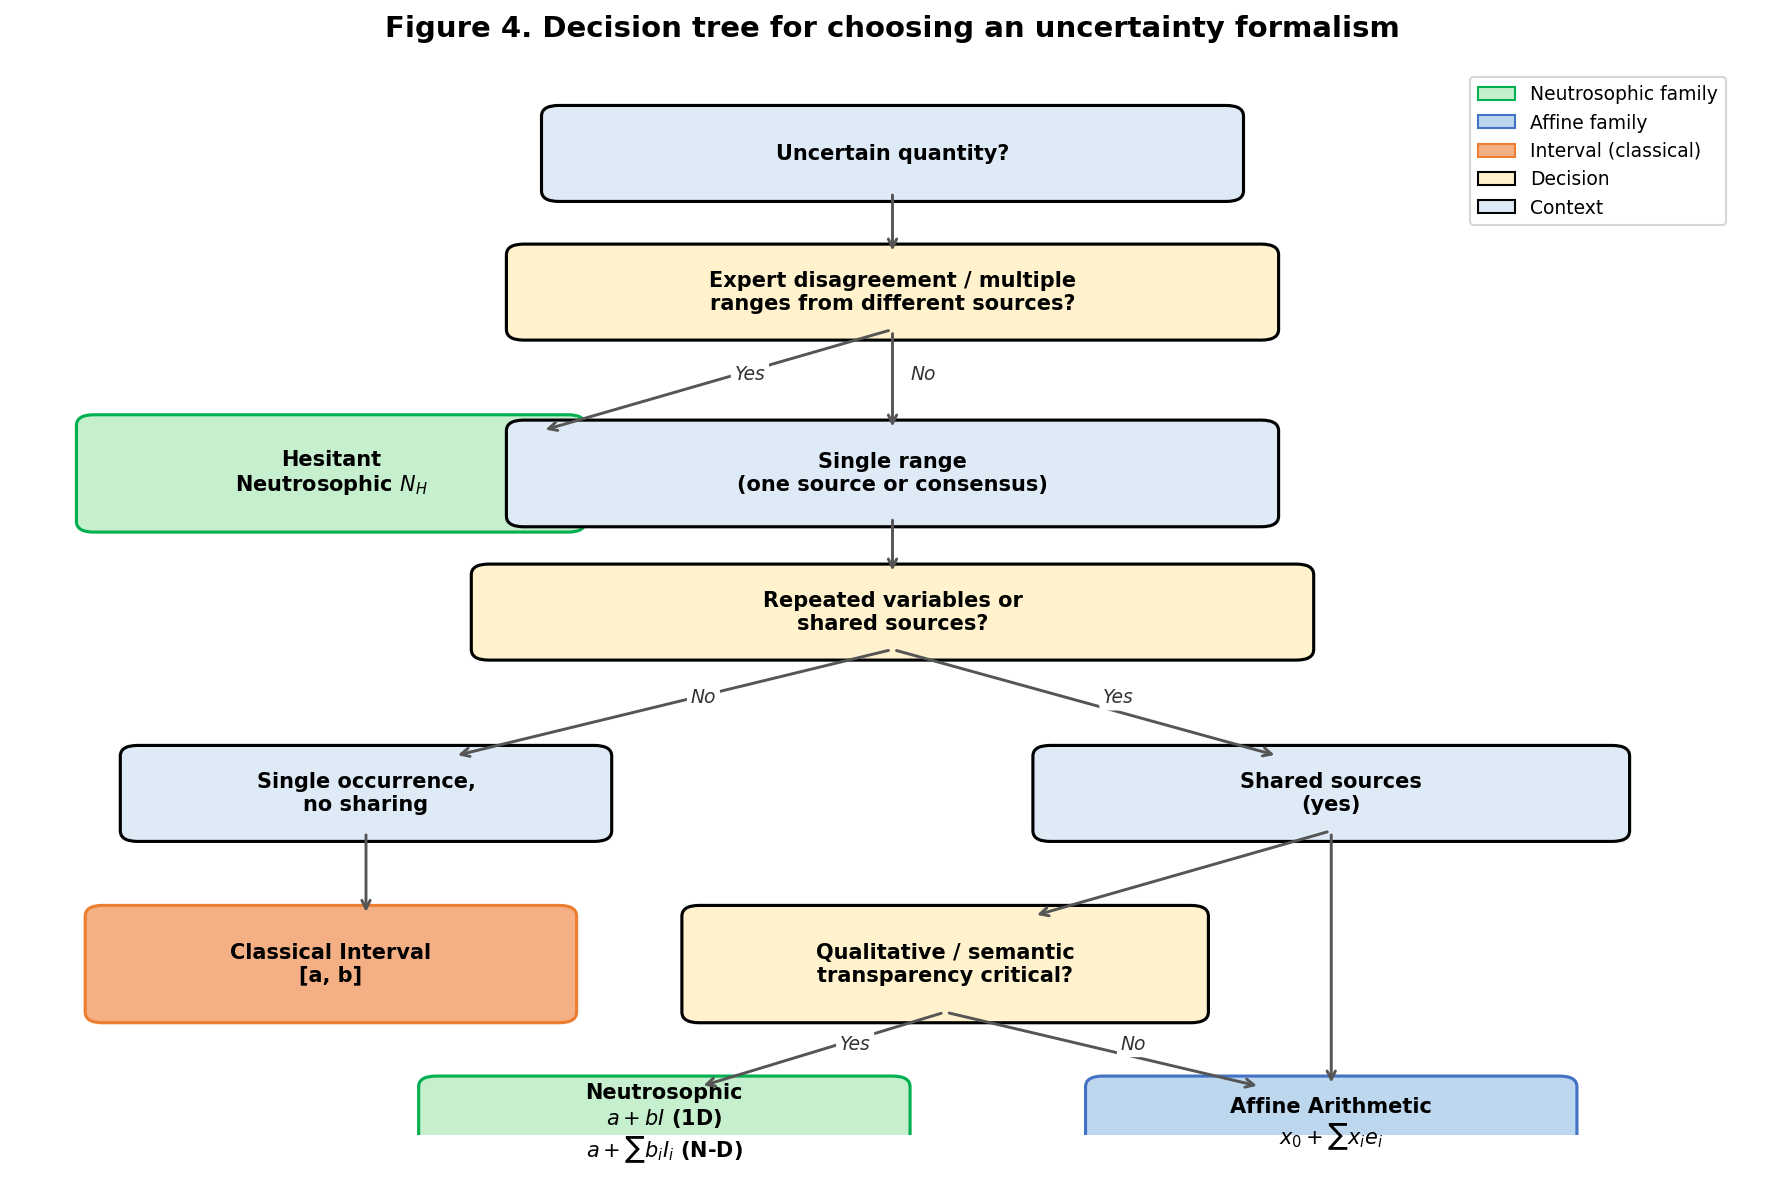

Source code (Python):
"""
Figure 4: Decision tree for choosing an uncertainty formalism.
"""
import os
import matplotlib
matplotlib.use("Agg")
import matplotlib.pyplot as plt
import matplotlib.patches as mpatches

OUT = os.path.join(os.path.dirname(__file__), "fig4_decision.png")

fig, ax = plt.subplots(figsize=(12, 8))
ax.set_xlim(0, 10)
ax.set_ylim(0, 10)
ax.axis('off')

def box(x, y, w, h, text, color='#E7E6E6', edge='black'):
    rect = mpatches.FancyBboxPatch((x - w/2, y - h/2), w, h,
                                    boxstyle="round,pad=0.1",
                                    facecolor=color, edgecolor=edge, linewidth=1.5)
    ax.add_patch(rect)
    ax.text(x, y, text, ha='center', va='center', fontsize=10, fontweight='bold')

def arrow(x1, y1, x2, y2, label=''):
    ax.annotate('', xy=(x2, y2), xytext=(x1, y1),
                arrowprops=dict(arrowstyle='->', lw=1.4, color='#555'))
    if label:
        ax.text((x1 + x2) / 2 + 0.1, (y1 + y2) / 2, label, fontsize=9, style='italic',
                color='#333', bbox=dict(boxstyle="round,pad=0.2", facecolor='white', edgecolor='none'))

ax.set_title("Figure 4. Decision tree for choosing an uncertainty formalism",
             fontsize=14, fontweight='bold', pad=15)

# Root
box(5, 9.2, 3.8, 0.7, "Uncertain quantity?", color='#DEEBF7')

# Level 1
box(5, 7.9, 4.2, 0.7, "Expert disagreement / multiple\nranges from different sources?",
    color='#FFF2CC')

# Level 2 options
box(1.8, 6.2, 2.7, 0.9, "Hesitant\nNeutrosophic $N_H$", color='#C6EFCE', edge='#00B050')
box(5, 6.2, 4.2, 0.8, "Single range\n(one source or consensus)", color='#DEEBF7')

# Level 3 branches
box(5, 4.9, 4.6, 0.7, "Repeated variables or\nshared sources?", color='#FFF2CC')

box(2.0, 3.2, 2.6, 0.7, "Single occurrence,\nno sharing", color='#DEEBF7')
box(7.5, 3.2, 3.2, 0.7, "Shared sources\n(yes)", color='#DEEBF7')

# Level 4 final
box(1.8, 1.6, 2.6, 0.9, "Classical Interval\n[a, b]", color='#F4B084', edge='#ED7D31')
box(5.3, 1.6, 2.8, 0.9, "Qualitative / semantic\ntransparency critical?", color='#FFF2CC')

box(3.7, 0.1, 2.6, 0.7, "Neutrosophic\n$a + bI$ (1D)\n$a + \\sum b_i I_i$ (N-D)",
    color='#C6EFCE', edge='#00B050')
box(7.5, 0.1, 2.6, 0.7, "Affine Arithmetic\n$x_0 + \\sum x_i e_i$",
    color='#BDD7EE', edge='#4472C4')

# Arrows
arrow(5, 8.85, 5, 8.25)
arrow(5, 7.55, 3, 6.6, 'Yes')
arrow(5, 7.55, 5, 6.6, 'No')

arrow(5, 5.8, 5, 5.25)
arrow(5, 4.55, 2.5, 3.55, 'No')
arrow(5, 4.55, 7.2, 3.55, 'Yes')

arrow(2.0, 2.85, 2.0, 2.05)
arrow(7.5, 2.85, 5.8, 2.05)
arrow(7.5, 2.85, 7.5, 0.45, '')

arrow(5.3, 1.15, 3.9, 0.45, 'Yes')
arrow(5.3, 1.15, 7.1, 0.45, 'No')

# Legend
legend_elements = [
    mpatches.Patch(facecolor='#C6EFCE', edgecolor='#00B050', label='Neutrosophic family'),
    mpatches.Patch(facecolor='#BDD7EE', edgecolor='#4472C4', label='Affine family'),
    mpatches.Patch(facecolor='#F4B084', edgecolor='#ED7D31', label='Interval (classical)'),
    mpatches.Patch(facecolor='#FFF2CC', edgecolor='black', label='Decision'),
    mpatches.Patch(facecolor='#DEEBF7', edgecolor='black', label='Context'),
]
ax.legend(handles=legend_elements, loc='upper right', fontsize=9,
          bbox_to_anchor=(0.98, 1.0))

plt.tight_layout()
plt.savefig(OUT, dpi=150, bbox_inches='tight')
print(f"Saved: {OUT}")
